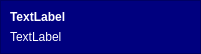
<?xml version="1.0" encoding="UTF-8"?>
<ui version="4.0">
 <class>CatalogListItem</class>
 <widget class="QWidget" name="CatalogListItem">
  <property name="geometry">
   <rect>
    <x>0</x>
    <y>0</y>
    <width>201</width>
    <height>52</height>
   </rect>
  </property>
  <property name="windowTitle">
   <string>Form</string>
  </property>
  <property name="styleSheet">
   <string notr="true">background-color: rgb(0, 0, 127);
color: rgb(255, 255, 255);</string>
  </property>
  <layout class="QVBoxLayout" name="verticalLayout">
   <property name="leftMargin">
    <number>0</number>
   </property>
   <property name="topMargin">
    <number>0</number>
   </property>
   <property name="rightMargin">
    <number>0</number>
   </property>
   <property name="bottomMargin">
    <number>0</number>
   </property>
   <item>
    <widget class="QFrame" name="frame">
     <property name="frameShape">
      <enum>QFrame::StyledPanel</enum>
     </property>
     <property name="frameShadow">
      <enum>QFrame::Raised</enum>
     </property>
     <layout class="QVBoxLayout" name="verticalLayout_2">
      <item>
       <widget class="QLabel" name="nameLabel">
        <property name="font">
         <font>
          <weight>75</weight>
          <bold>true</bold>
         </font>
        </property>
        <property name="text">
         <string>TextLabel</string>
        </property>
       </widget>
      </item>
      <item>
       <widget class="QLabel" name="ruleLbl">
        <property name="text">
         <string>TextLabel</string>
        </property>
        <property name="wordWrap">
         <bool>true</bool>
        </property>
       </widget>
      </item>
     </layout>
    </widget>
   </item>
  </layout>
 </widget>
 <resources/>
 <connections/>
</ui>
